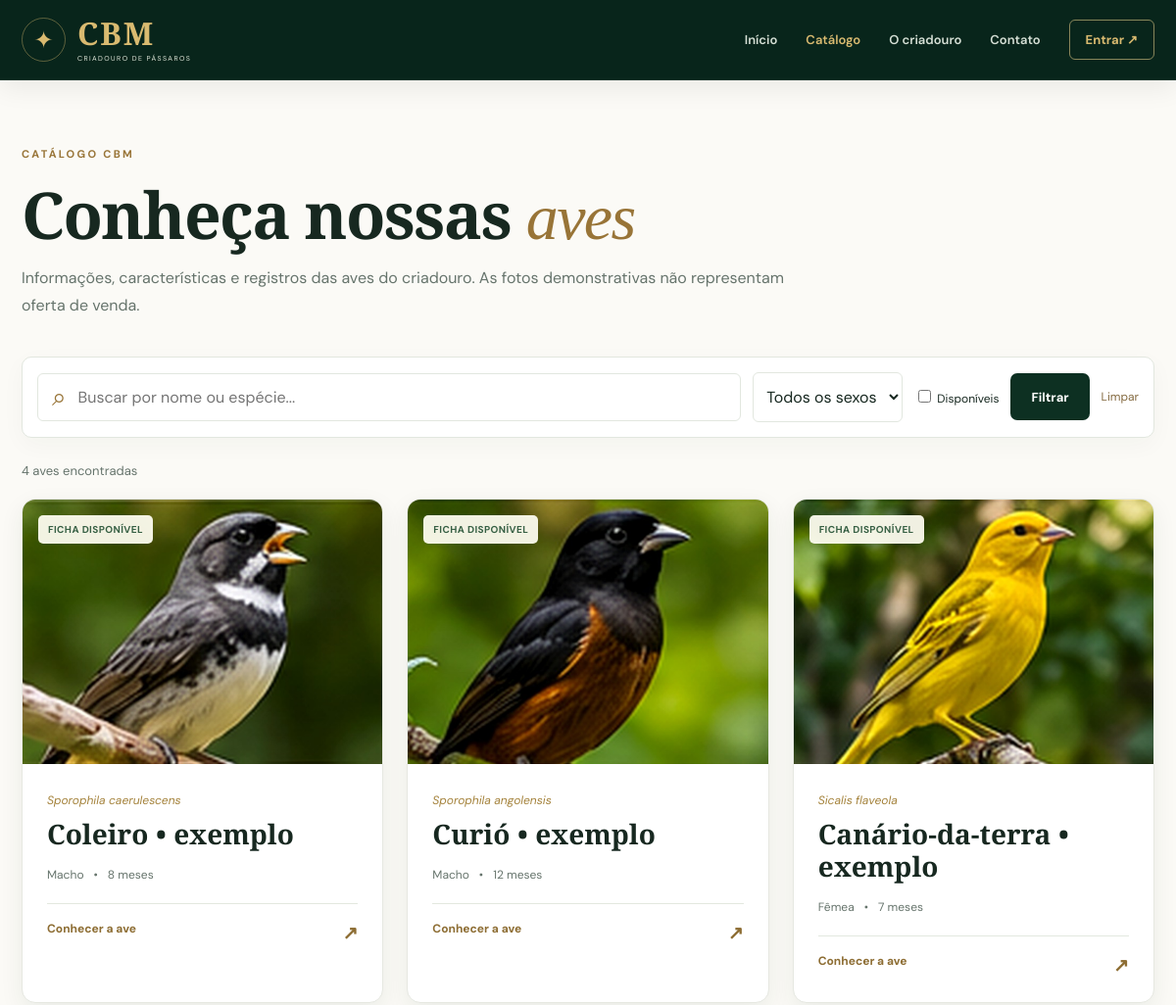
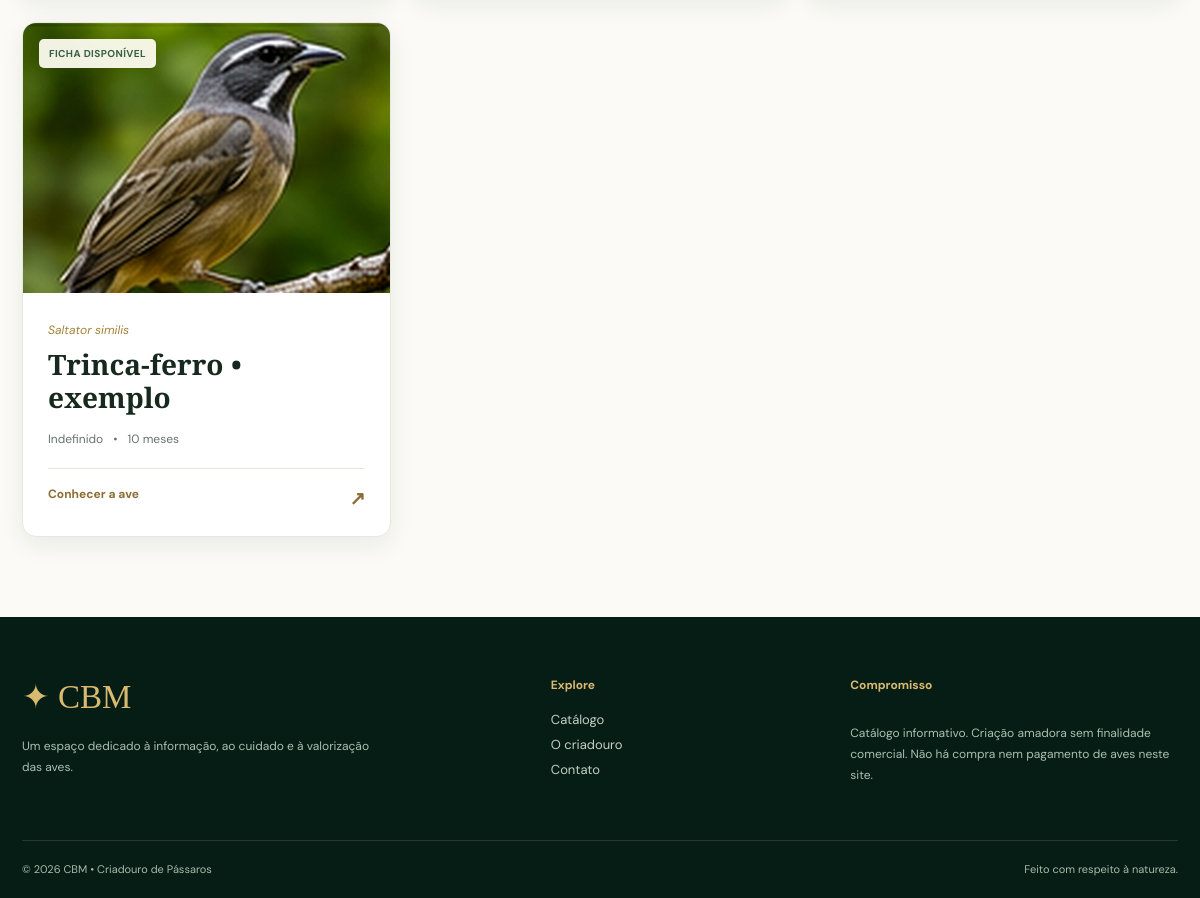
The app's page /index.php?page=catalogo with its own data (2 pictures, top to bottom).
### tables this page shows
CREATE TABLE IF NOT EXISTS birds (
    id INT UNSIGNED AUTO_INCREMENT PRIMARY KEY,
    name VARCHAR(120) NOT NULL,
    scientific_name VARCHAR(180) NOT NULL,
    sex ENUM('Macho','Fêmea','Indefinido') NOT NULL DEFAULT 'Indefinido',
    age_months SMALLINT UNSIGNED NOT NULL DEFAULT 0,
    hatch_date DATE NULL,
    ring_code VARCHAR(100) NULL,
    registry_code VARCHAR(120) NULL,
    color VARCHAR(100) NULL,
    origin_info VARCHAR(250) NULL,
    feeding TEXT NULL,
    description TEXT NULL,
    care_notes TEXT NULL,
    photo_path VARCHAR(255) NULL,
    is_visible TINYINT(1) NOT NULL DEFAULT 1,
    is_featured TINYINT(1) NOT NULL DEFAULT 0,
    is_available TINYINT(1) NOT NULL DEFAULT 1,
    created_by INT UNSIGNED NULL,
    updated_by INT UNSIGNED NULL,
    created_at TIMESTAMP NOT NULL DEFAULT CURRENT_TIMESTAMP,
    updated_at TIMESTAMP NOT NULL DEFAULT CURRENT_TIMESTAMP ON UPDATE CURRENT_TIMESTAMP,
    INDEX idx_catalog (is_visible, is_available, is_featured),
    INDEX idx_bird_name (name),
    CONSTRAINT fk_bird_creator FOREIGN KEY (created_by) REFERENCES users(id) ON DELETE SET NULL,
    CONSTRAINT fk_bird_editor FOREIGN KEY (updated_by) REFERENCES users(id) ON DELETE SET NULL
);

### app/bootstrap.php (called while the page is built, shortened)
<?php
function base_path(): string {
    $script = (string)($_SERVER['SCRIPT_NAME'] ?? '/index.php');
    $dir = str_replace('\\', '/', dirname($script));
    return ($dir === '/' || $dir === '.') ? '' : rtrim($dir, '/');
}
function url(string $page='home', array $params=[]): string {
    return base_path() . '/index.php?' . http_build_query(array_merge(['page'=>$page],$params));
}
function asset(string $path): string { return base_path() . '/' . ltrim($path,'/'); }
function e($value): string { return htmlspecialchars((string)($value ?? ''), ENT_QUOTES | ENT_SUBSTITUTE, 'UTF-8'); }
function db(): PDO {
    static $connection = null;
    if ($connection instanceof PDO) return $connection;
    $c = $GLOBALS['cbm_config'];
    $dsn = sprintf('mysql:host=%s;port=%d;dbname=%s;charset=utf8mb4', $c['db_host'], (int)$c['db_port'], $c['db_name']);
    return $connection = new PDO($dsn,$c['db_user'],$c['db_password'],[
        PDO::ATTR_ERRMODE=>PDO::ERRMODE_EXCEPTION,
        PDO::ATTR_DEFAULT_FETCH_MODE=>PDO::FETCH_ASSOC,
        PDO::ATTR_EMULATE_PREPARES=>false,
    ]);
}
function logged_user(): ?array {
    if (empty($_SESSION['uid'])) return null;
    return $GLOBALS['user_cache'];
}
function bird_image(?string $photo): string {
    return asset($photo);
}
function age_label(array $bird): string {
    return (int)$bird['age_months'] . ((int)$bird['age_months'] === 1 ? ' mês' : ' meses');
}

### index.php (the view, shortened to what this page needs)
<?php
require __DIR__ . '/app/bootstrap.php';
$page = is_string($_GET['page'] ?? null) ? $_GET['page'] : 'home';
    ?><?php
function bird_card(array $b): void { ?>
    <a class="bird-card" href="<?=e(url('ave',['id'=>(int)$b['id']]))?>">
      <div class="bird-photo"><img src="<?=e(bird_image($b['photo_path']))?>" alt="Foto ilustrativa da ave <?=e($b['name'])?>" loading="lazy"><span class="photo-pill"><?=!empty($b['is_available'])?'Ficha disponível':'Indisponível'?></span></div>
      <div class="bird-card-body"><span class="scientific"><?=e($b['scientific_name'])?></span><h3><?=e($b['name'])?></h3><div class="bird-meta"><span><?=e($b['sex'])?></span><span><?=e(age_label($b))?></span></div><span class="card-arrow">Conhecer a ave <span aria-hidden="true">↗</span></span></div>
    </a>
<?php }
function layout_head(string $page): void {
  $user=logged_user(); ?>
<!doctype html><html lang="pt-BR"><head>
<link rel="stylesheet" href="<?=e(asset('assets/style.css'))?>"><script src="<?=e(asset('assets/app.js'))?>" defer></script>
</head><body><header class="site-header"><div class="container nav-wrap">
<a class="brand" href="<?=e(url())?>"><span class="brand-mark" aria-hidden="true">✦</span><span class="brand-text"><strong>CBM</strong><small>CRIADOURO DE PÁSSAROS</small></span></a>
<nav class="site-nav" data-nav aria-label="Navegação principal"><a href="<?=e(url())?>" <?=$page==='home'?'aria-current="page"':''?>>Início</a><a href="<?=e(url('catalogo'))?>" <?=$page==='catalogo'?'aria-current="page"':''?>>Catálogo</a><a href="<?=e(url('sobre'))?>">O criadouro</a><a href="<?=e(url('contato'))?>">Contato</a>
<?php if ($user): ?><a href="<?=e(url('minha-conta'))?>">Minha conta</a><?php if ($user['role']==='admin'): ?><a class="admin-link" href="<?=e(url('admin'))?>">Admin</a><?php endif; ?><form method="post" action="<?=e(asset('actions.php'))?>" class="inline-form"><?=csrf_field()?><input type="hidden" name="action" value="logout"><button class="nav-account" type="submit">Sair</button></form>
<?php else: ?><a class="nav-account" href="<?=e(url('entrar'))?>">Entrar <span aria-hidden="true">↗</span></a><?php endif; ?>
</nav></div></header>
<?php }
function layout_foot(): void { ?>
<footer class="site-footer"><div class="container footer-grid"><div><a class="footer-brand" href="<?=e(url())?>">✦ CBM</a><p>Um espaço dedicado à informação, ao cuidado e à valorização das aves.</p></div><div><strong>Explore</strong><a href="<?=e(url('catalogo'))?>">Catálogo</a><a href="<?=e(url('sobre'))?>">O criadouro</a><a href="<?=e(url('contato'))?>">Contato</a></div><div><strong>Compromisso</strong><p>Catálogo informativo. Criação amadora sem finalidade comercial. Não há compra nem pagamento de aves neste site.</p></div></div><div class="container footer-bottom">© <?=date('Y')?> CBM • Criadouro de Pássaros <span>Feito com respeito à natureza.</span></div></footer></body></html>
<?php }
layout_head($page);
switch($page) {
  $featured=db()->query('SELECT * FROM birds WHERE is_visible=1 ORDER BY is_featured DESC, created_at DESC LIMIT 3')->fetchAll(); ?>
<?php break;
case 'catalogo':
  $search=trim(is_string($_GET['q']??null)?$_GET['q']:''); $sex=is_string($_GET['sexo']??null)?$_GET['sexo']:''; $availability=is_string($_GET['disponivel']??null)?$_GET['disponivel']:'';
  $sql='SELECT * FROM birds WHERE is_visible=1'; $args=[];
  $sql.=' ORDER BY is_featured DESC, name ASC LIMIT 120';
  $stmt=db()->prepare($sql);$stmt->execute($args);$birds=$stmt->fetchAll(); ?>
<main class="page-space container"><div class="page-title"><span class="kicker">CATÁLOGO CBM</span><h1>Conheça nossas <em>aves</em></h1><p>Informações, características e registros das aves do criadouro. As fotos demonstrativas não representam oferta de venda.</p></div>
<form class="filter-bar" method="get" action="<?=e(asset('index.php'))?>"><input type="hidden" name="page" value="catalogo"><label class="search-field"><span aria-hidden="true">⌕</span><input type="search" name="q" maxlength="120" value="<?=e($search)?>" placeholder="Buscar por nome ou espécie..." aria-label="Buscar aves"></label><label class="sr-only" for="sexo">Sexo</label><select id="sexo" name="sexo" aria-label="Filtrar por sexo"><option value="">Todos os sexos</option><?php foreach(['Macho','Fêmea','Indefinido'] as $option): ?><option value="<?=e($option)?>" <?=$sex===$option?'selected':''?>><?=e($option)?></option><?php endforeach; ?></select><label class="filter-check"><input type="checkbox" name="disponivel" value="1" <?=$availability==='1'?'checked':''?>> Disponíveis</label><button class="btn btn-dark" type="submit">Filtrar</button><a class="reset-link" href="<?=e(url('catalogo'))?>">Limpar</a></form>
<p class="results-label"><?=count($birds)?> <?=count($birds)===1?'ave encontrada':'aves encontradas'?></p><?php if ($birds): ?><div class="bird-grid"><?php foreach($birds as $b) bird_card($b); ?></div><?php else: ?><div class="empty"><h3>Nenhuma ave encontrada</h3><p>Tente outro filtro ou aguarde novas fichas.</p></div><?php endif; ?></main>
<?php break;
  if (!$bird) { http_response_code(404); ?><main class="page-space container"><h1>Ave não encontrada</h1><a class="btn btn-dark" href="<?=e(url('catalogo'))?>">Voltar ao catálogo</a></main><?php break; }
default: ?><main class="page-space container"><h1>Página não encontrada</h1><a class="btn btn-dark" href="<?=e(url())?>">Voltar ao início ↗</a></main><?php
}
layout_foot();

### records on screen
birds: photo_path (picture), is_available "FICHA DISPONÍVEL", scientific_name "Sporophila caerulescens", name "Coleiro • exemplo", sex "Macho", age_months "8 meses"
birds: photo_path (picture), is_available "FICHA DISPONÍVEL", scientific_name "Sporophila angolensis", name "Curió • exemplo", sex "Macho", age_months "12 meses"
birds: photo_path (picture), is_available "FICHA DISPONÍVEL", scientific_name "Sicalis flaveola", name "Canário-da-terra • exemplo", sex "Fêmea", age_months "7 meses"
birds: photo_path (picture), is_available "FICHA DISPONÍVEL", scientific_name "Saltator similis", name "Trinca-ferro • exemplo", sex "Indefinido", age_months "10 meses"

### other values on screen
count($birds) "4"
